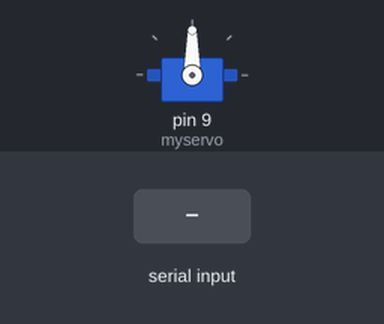
This sketch was run on a simulated Arduino Uno, built with avr-gcc and run on an emulated ATmega328P. Parts: servo. The inputs (shaded band) are chosen by the test bench.

Above: at 1.2 s.
1.3 s: "1" received over Serial
At 2.4 s:
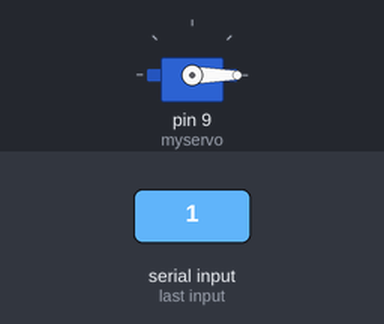
Timing chart, 0 to 4.8 s (numbered marks = the images above; inputs shaded):
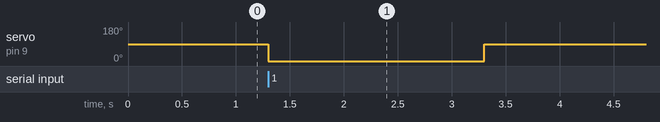

The sketch:

Ardiuno.ino
```cpp
#include <Servo.h>

Servo myservo;  // Create a servo object

void setup() {
  Serial.begin(9600);  // Start serial communication
  myservo.attach(9);   // Attach the servo to pin 9
  myservo.write(90);    // Initial position of the servo
}

void loop() {
  if (Serial.available() > 0) {
    char command = Serial.read();
    if (command == '1') {
      myservo.write(0);  // Open the door (90 degrees)
      delay(2000);        // Keep the door open for 5 seconds
      myservo.write(90);   // Close the door (0 degrees)
    }
    else if (command == '0')
     {
      myservo.write(90);   // Keep the door closed
    }
  }
}
```

Measured:
- after the input at 1.3 s, servo on pin 9 (myservo): 90° → 0° at once, → 90° 2.0 s later
